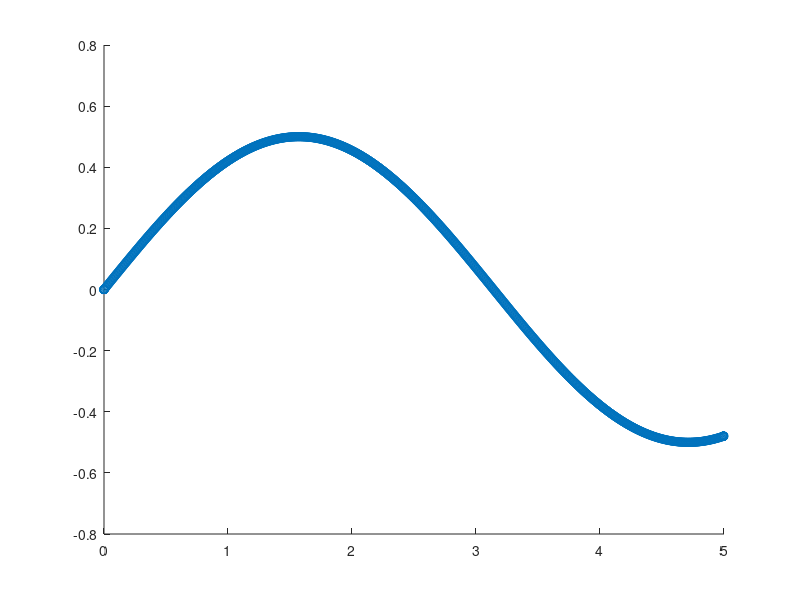
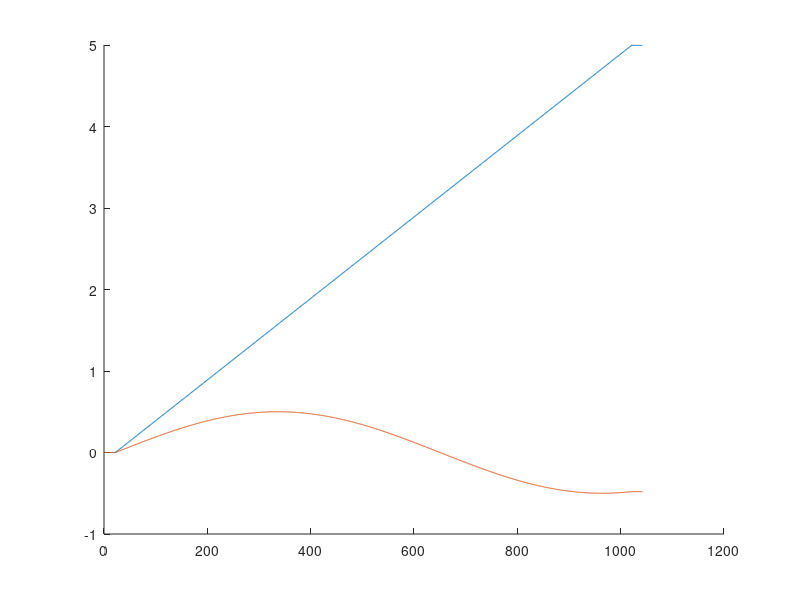

Source code (MATLAB) for these figures, in order: (Note: this script raises an error after producing the figures.)
%%% Ground Vehicle Trajectory Tracking Control using NMPC
%%% Allen Lee
clear all
clc



%% Model Definition
global timestep
global N n m x xr ur
N = 20; % prediction horizen
n = 3; % # state
m = 2; % # input
x = zeros(n,1); % vehicle pose
u = zeros(m,1); % velocity of left&right wheels

timestep = 0.01;
Simtime = 10; % 20 seconds
timeline = 0:timestep:Simtime-timestep;
RunSample = Simtime/timestep;
X = zeros(n,RunSample+N+1); U = zeros(m,RunSample+N);
Xr = zeros(n,size(X,2)+N+1); Ur = zeros(m,size(U,2)+N); % Equilibrium points

Xr(1,N+2:RunSample+2+N) = (0:RunSample).*timestep*0.5;
Xr(2,N+2:RunSample+2+N) = 0.5.*sin(0.5.*(0:RunSample).*timestep);
Xr(1:2,RunSample+3+N:end) = ones(1,size(Xr,2)-RunSample-N-2).*Xr(1:2,RunSample+N+1);
figure
scatter(Xr(1,:) ,Xr(2,:))
figure
hold on
plot(Xr(1,:))
plot(Xr(2,:))
hold off
%% Trajectory Tracking using NMPC
xr = zeros(n,N);
ur = zeros(m,N);

Xk = zeros(n*(N+1),1); % all future x from step k
Uk = zeros(m*N,1); % all future u from step k
Xk(1:n,1) = x;
Uk(1:m,1) = u;

zek = [Xk;Uk];
% Difference from the references
zek(1:n,1) = x-xr(:,1); 
zek((N+1)*n+1:(N+1)*n+m) = u-ur(:,1);

% Build QX,RU,H
xmin = [0;-0.501;-pi];
xmax = [10.01;0.501;pi];
umin = [-80;-80];
umax = [80;80];

Fx = [eye(n);-eye(n)];
Fu = [eye(m);-eye(m)];

R = eye(m);
Qx = diag([1 1 0]);
QX = zeros(n*(N+1),n*(N+1));
RU = zeros(m*N,m*N);
FX = zeros(2*n*(N+1),n*(N+1));
FU = zeros(2*m*N,m*N);
Gxe = zeros(2*n*(N+1),1);
Gue = zeros(2*m*N,1);
for i = 1:N
    QX((i-1)*n+1:i*n,(i-1)*n+1:i*n) = Qx;
    RU((i-1)*m+1:i*m,(i-1)*m+1:i*m) = R;

    FX((i-1)*2*n+1:i*2*n,(i-1)*n+1:i*n) = Fx;
    FU((i-1)*2*m+1:i*2*m,(i-1)*m+1:i*m) = Fu;

end

QX(N*n+1:end,N*n+1:end) = Qx;
FX(N*2*n+1:end,N*n+1:end) = Fx;
H = blkdiag(QX,RU.*0);


%%%%%%%%%%%%%%%%%%%%%%%%%%%%%%%%%%%%%%%%%%%%%%%%%%%%%%%%%%%%%%%%%%%%%%%%
% Simulation with NMPC
ObjFunc = @(ze) (ze'*H*ze);
F = blkdiag(FX,FU);
Feq = []; Geq = []; lb = []; ub = []; % Linear constraints
nonlcon = @NonlinearConstraints;
options = optimoptions('fmincon','Display','none','Algorithm','sqp');

for i = 1:RunSample+N
    x = X(:,i); % for nonlon
    xr(:,1:end-1) = xr(:,2:end);
    xr(:,end) = Xr(:,i);
    ur(:,1:end-1) = ur(:,2:end);
    ur(:,end) = Ur(:,i);
    
    Gxe = zeros(2*n*(N+1),1);
    Gue = zeros(2*m*N,1);
    for j = 1:N
        Gxe((j-1)*2*n+1:j*2*n,1) = [xmax;-xmin] - Fx*(xr(:,j));
        Gue((j-1)*2*m+1:j*2*m,1) =  [umax;-umin] - Fu*(ur(:,j));
    end
    Gxe(N*2*n+1:end,1) = [xmax;-xmin] - Fx*(xr(:,end));
    G = [Gxe;Gue];

    zek = fmincon(ObjFunc,zek,F,G,Feq,Geq,lb,ub,nonlcon,options);
    U(:,i) = zek(n*(N+1)+1:n*(N+1)+m,1) + ur(:,1);

    X(:,i+1) =  VehicleDynamic(X(:,i),U(:,i));
end

%% Save and Compare Data
[X(1:2,:)',Xr(1:2,1:size(X,2))'];
rmse(X(1:2,:)',Xr(1:2,1:size(X,2))');
save("TrajectoryTracking_Data.mat","X","Xr","U")

%%%%%%%%%%%%%%%%%%%%%%%%%%%%%%%%%%%%%%%%%%%%%%%%%%%%%%%%%%%%%%%%%%%%%%%%
%% Results and Visulization
figure (1)
hold on
scatter(X(1,:),X(2,:))
scatter(Xr(1,:),Xr(2,:))
hold off

figure (2)
hold on
plot(U(1,:))
plot(U(2,:))
hold off
%%%%%%%%%%%%%%%%%%%%%%%%%%%%%%%%%%%%%%%%%%%%%%%%%%%%%%%%%%%%%%%%%%%%%%%%%%
%%%%%%%%%%%%%%%%%%%%%%%%%%%%%%%%%%%%%%%%%%%%%%%%%%%%%%%%%%%%%%%%%%%%%%%%%%
%%%%%%%%%%%%%%%%%%%%%%%%%%%%%%%%%%%%%%%%%%%%%%%%%%%%%%%%%%%%%%%%%%%%%%%%%%
function [c,ceq] =NonlinearConstraints(z)
global N n m x xr ur
c=[];
shfu = (N+1)*n;
for i=1:N
    x_dummy = z((i-1)*n+1:i*n,1)+xr(:,i);
    u_dummy = z(shfu+(i-1)*m+1:shfu+i*m)+ur(:,i);
    x_prime = VehicleDynamic(x_dummy,u_dummy);
    c1((i-1)*n+1:i*n,1)=z(i*n+1:(i+1)*n,1)+xr(:,i) - x_prime;

end
ceq = [z(1:n)-x+xr(:,i);c1];
end



function x_prime = VehicleDynamic(x,u)
global timestep

veh_len = 1.31; % vehicle length
v = 0.5*(u(1)+u(2));
w = (u(1)-u(2))/veh_len;

x_change = [v*timestep*cos(x(3)+w*timestep);
            v*timestep*sin(x(3)+w*timestep);
            w*timestep];
x_prime = x + x_change;

end